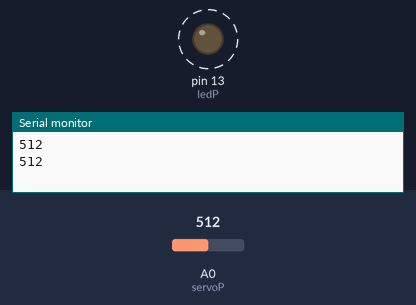
A sketch run on a simulated Arduino Uno, built with avr-gcc and run on an emulated ATmega328P. Parts: output pins drawn as LEDs (lit = HIGH), the last lines printed to the serial monitor. Dashed ring = blinking. Inputs (shaded band) come from the test bench; at power-on: A0 (servoP) = 512.

Above: at 1.8 s.
1.9 s: A0 (servoP) set to 0
At 3.0 s:
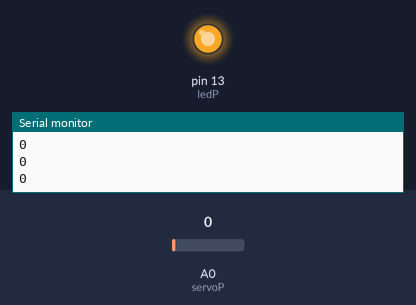
3.6 s: A0 (servoP) set to 122
At 3.91 s:
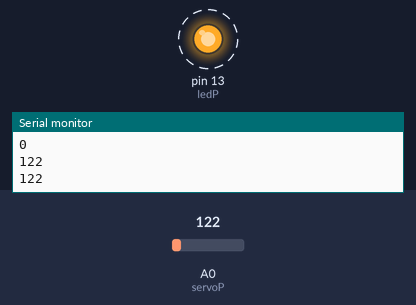
Timing chart, 0 to 13.1 s (numbered marks = the images above; inputs shaded):
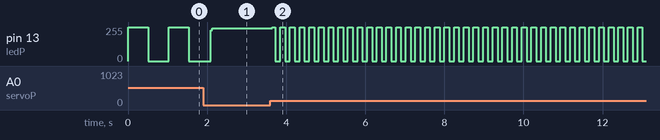

Measured:
- after the input at 3.6 s, pin 13 (ledP): alternates 255/255 for 0.12 s and 0/255 for 0.12 s, starting after 0.05 s
- by itself, pin 13 (ledP): alternates 255/255 for 0.51 s and 0/255 for 0.51 s

The sketch:

potenci_metro1.ino
```cpp
int valorSensado = 0;
byte ledP = 13;
byte servoP = A0;

void setup()
{
  pinMode(ledP, OUTPUT);
  pinMode(servoP, INPUT);
  Serial.begin(9600);
}

void loop()
{
  valorSensado = analogRead(servoP);
  digitalWrite(ledP, HIGH);
  Serial.println(valorSensado);
  delay(valorSensado);
  digitalWrite(ledP, LOW);
  delay(valorSensado);
}
```
